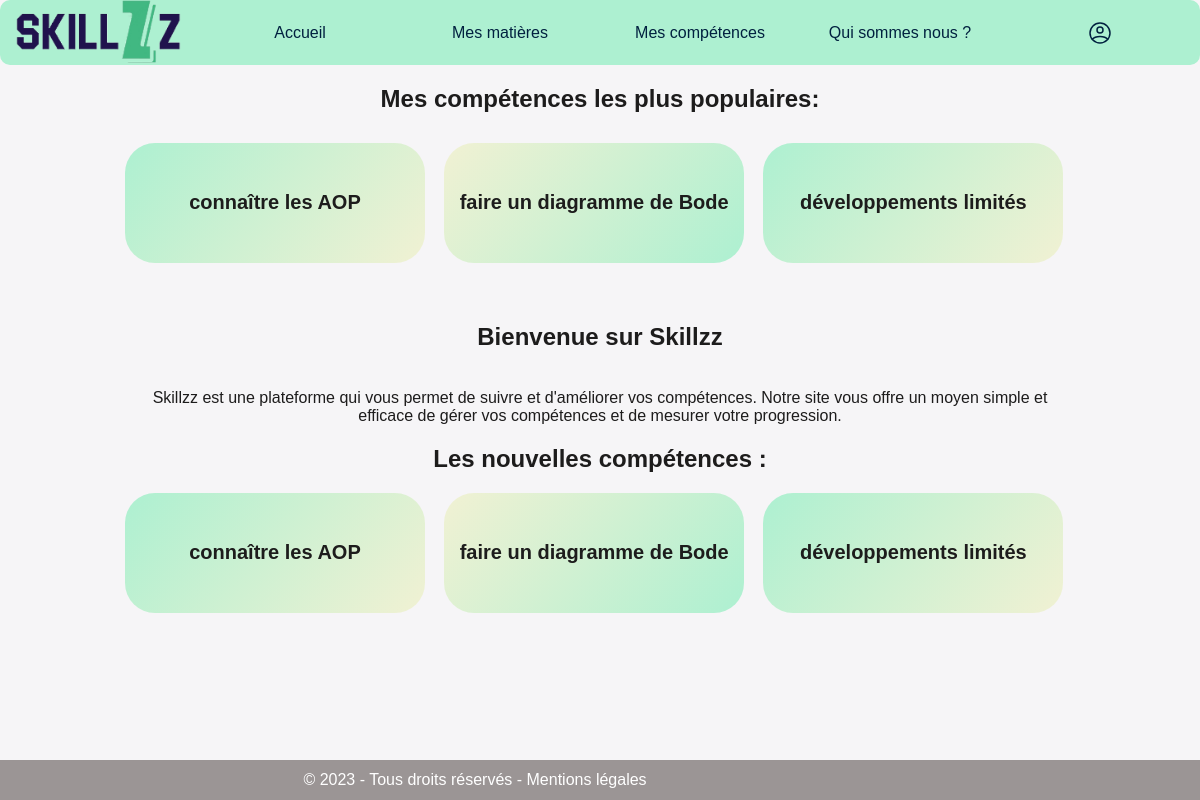
Page /pageEtudiant.php on the committed database.
### pageEtudiant.php (the view, shortened to what this page needs)
<!DOCTYPE html>
<html lang="en">
<head>
    <link rel="stylesheet" href="carrousel.css" />
</head>
<body>
    <?php include("headerE.php"); ?>
    <?php include("footerE.php"); ?>
    <h2 class="animated-heading">Mes compétences les plus populaires:</h2>
    <div class="container container1">
        <div class="carrousel">
            <?php
            $serveur = "localhost";
            $utilisateur = "root";
            $motdepasse = "root";
            $bdd = "Skillzz";
            try {
                $connexion = new PDO("mysql:host=$serveur;dbname=$bdd", $utilisateur, $motdepasse);
                $connexion->setAttribute(PDO::ATTR_ERRMODE, PDO::ERRMODE_EXCEPTION);
                $query = "SELECT * FROM compétence";
                $stmt = $connexion->query($query);
                if ($stmt->rowCount() > 0) {
                    while ($row = $stmt->fetch(PDO::FETCH_ASSOC)) {
                        echo '<article class="bloc">';
                        echo '<p>' . $row['descriptions'] . '</p>';
                        echo '</article>';
                    }
                } else {
                    echo "Aucune compétence trouvée dans la base de données.";
                }
            } catch (PDOException $e) {
                die("Erreur de connexion à la base de données : " . $e->getMessage());
            }
            ?>
        </div>
    </div>
    <div class="container container2">
        <h2>Bienvenue sur Skillzz</h2>
        <br>
        <span>Skillzz est une plateforme qui vous permet de suivre et d'améliorer vos compétences. Notre site vous offre un moyen simple et efficace de gérer vos compétences et de mesurer votre progression.</span>
        <h2>Les nouvelles compétences :</h2>
        <div class="carrousel carrousel2">
        <?php
            $serveur = "localhost";
            $utilisateur = "root";
            $motdepasse = "root";
            $bdd = "Skillzz";
            try {
                $connexion = new PDO("mysql:host=$serveur;dbname=$bdd", $utilisateur, $motdepasse);
                $connexion->setAttribute(PDO::ATTR_ERRMODE, PDO::ERRMODE_EXCEPTION);
                $query = "SELECT * FROM compétence";
                $stmt = $connexion->query($query);
                if ($stmt->rowCount() > 0) {
                    while ($row = $stmt->fetch(PDO::FETCH_ASSOC)) {
                        echo '<article class="bloc">';
                        echo '<p>' . $row['descriptions'] . '</p>';
                        echo '</article>';
                    }
                } else {
                    echo "Aucune compétence trouvée dans la base de données.";
                }
            } catch (PDOException $e) {
                die("Erreur de connexion à la base de données : " . $e->getMessage());
            }
            ?>
        </div>
    </div>
</body>
</html>

### carrousel.css (style rules this page uses)
body { background: #f6f5f7; display: flex; justify-content: flex-start; align-items: center; flex-direction: column; font-family: 'Montserrat', sans-serif; height: 100vh; margin-top: 150px; color: rgb(29, 28, 28); }
.container { width: 950px; position: relative; text-align: center; }
.carrousel { display: grid; grid-auto-flow: column; scroll-behavior: auto; gap: 1.2rem; overflow-y: auto; overscroll-behavior-x: contain; scroll-snap-type: x mandatory; scrollbar-width: none; margin-top: 10px; }
.bloc { scroll-snap-align: start; border-radius: 30px; min-height: 120px; min-width: 300px; display: flex; align-items: center; justify-content: center; flex-shrink: 0; text-align: center; }
.bloc p { font-size: 20px; font-weight: bold; }
.bloc:nth-child(odd) { background: linear-gradient(-229deg, #adf0d1, #F1F1D3); }
.bloc:nth-child(even) { background: linear-gradient(-229deg, #F1F1D3, #adf0d1); }
.container1 { margin-bottom: 20px; }
.container2 { margin-top: 20px; }
.carrousel2 { margin-top: 20px; }

### headerE.css (style rules this page uses)
body { font-family: Arial, sans-serif; margin: 0; padding: 0; }

### rows in the picture
compétence: descriptions "connaître les AOP"
compétence: descriptions "faire un diagramme de Bode"
compétence: descriptions "développements limités"
